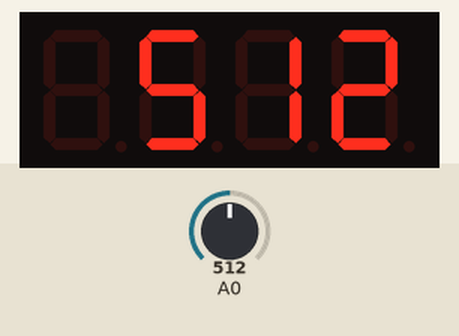
Recording of a sketch running on a simulated Arduino Uno, built with avr-gcc and run on an emulated ATmega328P. Shown: 4-digit seven-segment display. Wiring (inferred from the names in the program): 4-digit 7-segment display, segments lit when HIGH: segments pin 2, pin 3, pin 4, pin 5, pin 6, pin 7, pin 8, pin 13; digit selects pin 9, pin 10, pin 11, pin 12. The inputs (shaded band) are chosen by the test bench; at power-on: A0 = 512. The segment pins are drawn as the display they are named for.

Above: at 1.2 s.
1.3 s: A0 set to 716
At 2.5 s:
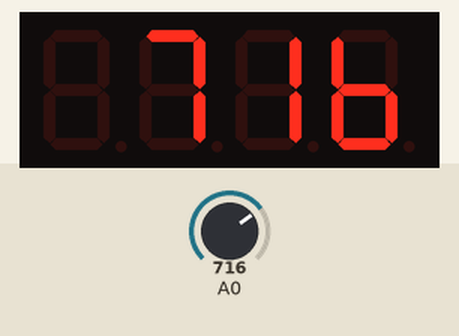
2.8 s: A0 set to 900
At 3.8 s:
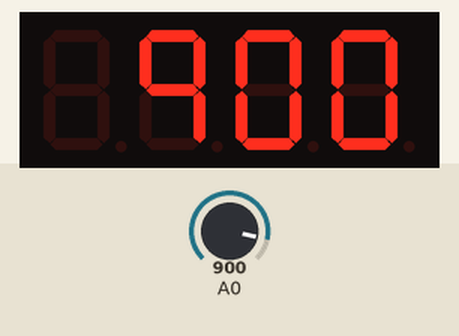
4.3 s: A0 set to 1023
At 5.8 s:
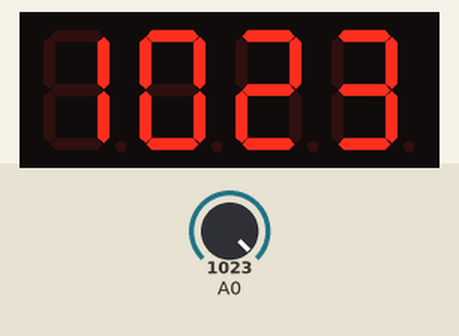
Timing chart, 0 to 7.3 s (numbered marks = the images above; inputs shaded):
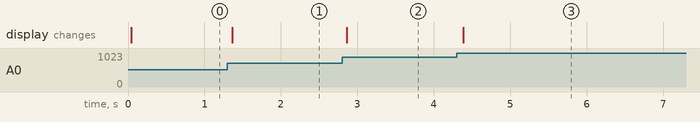

The sketch:

analog-output-multiplexed-7-segment-display.ino
```cpp
/*
* Arduino 4x7 LED Display
* Displays numbers ranging from 0 through 1023
* Test Code displays the value of a sensor connected to the analog input A0
*/
// bits representing segments A through G (and decimal point) for numerals 0-9
const int numeral[10] = {
   //ABCDEFG /dp
   B11111100, // 0
   B01100000, // 1
   B11011010, // 2
   B11110010, // 3
   B01100110, // 4
   B10110110, // 5
   B00111110, // 6
   B11100000, // 7
   B11111110, // 8
   B11100110, // 9
};
// pins for decimal point and each segment
// DP,G,F,E,D,C,B,A
const int segmentPins[] = { 13,8,7,6,5,4,3,2 };
const int nbrDigits= 4; // the number of digits in the LED display
//dig 0 1 2 3
const int digitPins[nbrDigits] = { 9,10,11,12 };
void setup()
{
   for(int i=0; i < 8; i++) {
      pinMode(segmentPins[i], OUTPUT); // set segment and DP pins to output
   }
   for(int i=0; i < nbrDigits; i++) {
      pinMode(digitPins[i], OUTPUT);
   }
}

void loop()
{
   int value = analogRead(0);
   showNumber(value);
}

void showNumber( int number)
{
   if(number == 0) {
      showDigit( 0, nbrDigits-1) ; // display 0 in the rightmost digit
   } else {
      // display the value corresponding to each digit
      // leftmost digit is 0, rightmost is one less than the number of places
      for( int digit = nbrDigits-1; digit >= 0; digit--)  {
         if(number > 0)  {
            showDigit( number % 10, digit) ;
            number = number / 10;
         }
      }
   }
}

// Displays given number on a 7-segment display at the given digit position
void showDigit( int number, int digit)
{
   digitalWrite( digitPins[digit], HIGH );
   for(int segment = 1; segment < 8; segment++)  {
      boolean isBitSet = bitRead(numeral[number], segment);
      // isBitSet will be true if given bit is 1
      // isBitSet = ! isBitSet; // Code Option*
      // uncomment the above Code Option line for common anode display
      digitalWrite( segmentPins[segment], isBitSet);
   }
   delay(5);
   digitalWrite( digitPins[digit], LOW );
}
```

Measured:
- after the input at 1.3 s, the display: changes after 0.06 s (image 1)
- after the input at 2.8 s, the display: changes after 0.06 s (image 2)
- after the input at 4.3 s, the display: changes after 0.09 s (image 3)
